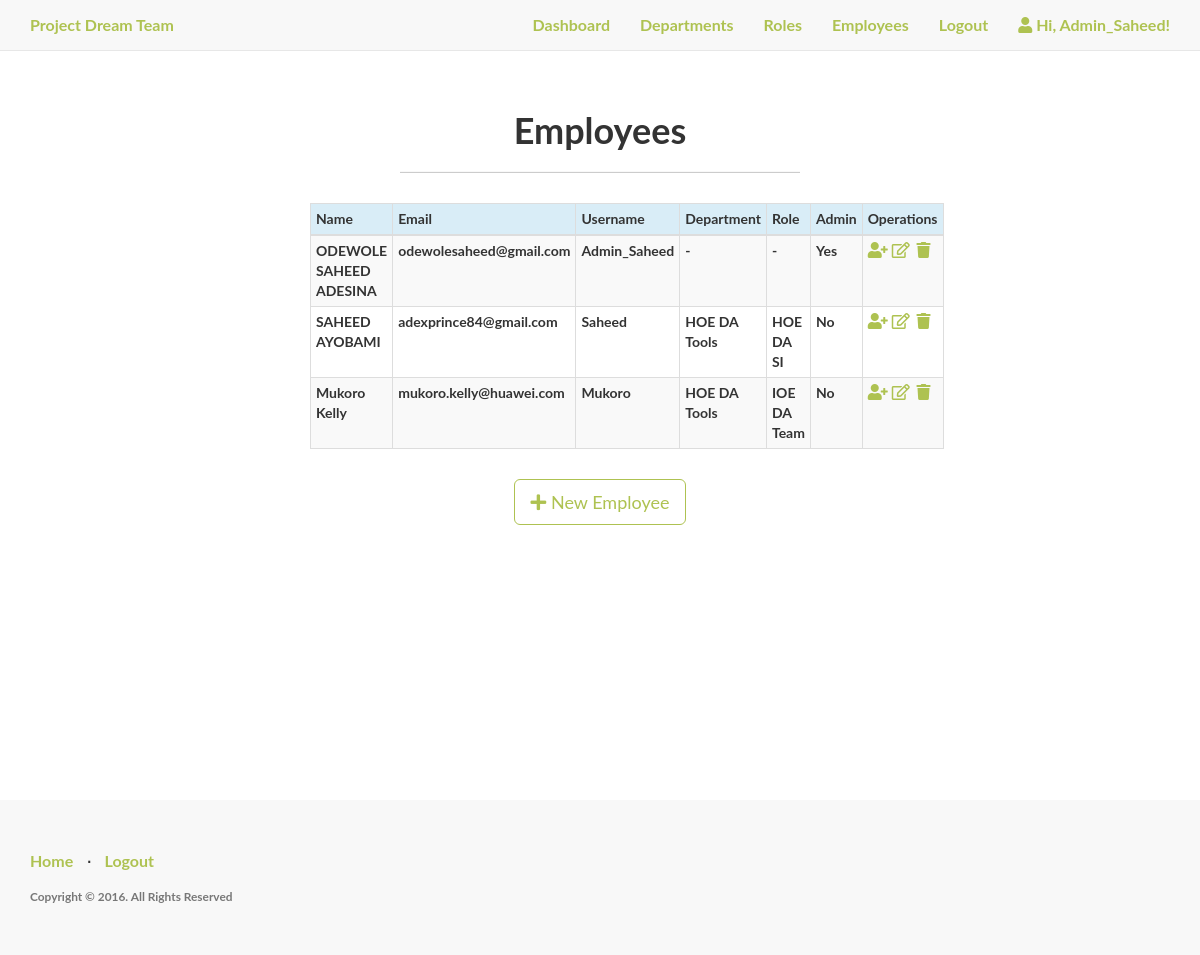
/admin/employee (signed in), run on the app's committed database.
### app.py (models this page shows, shortened)
class employee(db.Model):
	id = db.Column("id",db.Integer,primary_key=True)
	email = db.Column(db.String(100))
	fullname = db.Column(db.String(100))
	uname = db.Column(db.String(100))
	pswd = db.Column(db.String(100))
	department = db.Column(db.String(200))
	role = db.Column(db.String(100))

### app.py (the view)
@app.route("/admin/employee")
def employees():
	if "user" in session:
		if "Admin" in session["user"]:
			user = session["user"]
			return render_template("employee.html",user=user, employees=employee.query.all())
		else:
			flash(f'Permission Denied!','error')
			return redirect(url_for("login"))
	else:
		flash(f'You are not logged in!','error')
		return redirect(url_for("login"))

### templates/employee.html (shortened to what this page needs)
{% extends "base_dashboard.html" %}
{% block body %}
<div class="content-section">
  <div class="outer">
    <div class="middle">
      <div class="inner">
        <br/>
        <br/>
        <h1 style="text-align:center;">Employees</h1>
        {% if employees %}
          <hr class="intro-divider">
          <div class="center">
            <table class="table table-striped table-bordered table-condensed table-hover">
              <thead>
                <tr class="info">
                  <th> Name </th>
                  <th> Email </th>
                  <th> Username </th>
                  <th> Department </th>
                  <th> Role </th>
                  <th> Admin </th>
                  <th> Operations </th>
                </tr>
              </thead>
              <tbody>
              {% for employee in employees %}
              <tr>
                <td> {{ employee.fullname }} </td>
                <td> {{ employee.email }} </td>
                <td> {{ employee.uname }} </td>
                {% if employee.department %}
                  <td> {{ employee.department }} </td>
                {% else %}
                  <td> - </td>
                {% endif %}
                {% if employee.role %}
                  <td> {{ employee.role }} </td>
                {% else %}
                  <td> - </td>
                {% endif %}
                {% if 'Admin' in employee.uname %}
                  <td> Yes </td>
                {% else %}
                  <td> No </td>
                {% endif %}
                <td>
                    <a href="/admin/department/assign/{{ employee.uname }}" class="fa fa-user-plus" title="Assign">&nbsp;
                    </a><a href="" class="far fa-edit" title="Edit"></a>&nbsp;
                    <a href="" class="fa fa-trash" title="Delete"></a>
                </td>
            </tr>
            {% endfor %}
            </tbody>
            </table>
            </div>
        {% else %}
          <div style="text-align: center">
            <h3> No Employee have been added. </h3>
            <hr class="intro-divider">
          </div>
        {% endif %}
          <div style="text-align: center">
            <a href="" class="btn btn-default btn-lg">
            <i class="fa fa-plus"></i> New Employee </a>
          </div>
        </div>
      </div>
    </div>
  </div>
</div>
{% endblock %}

### templates/base_dashboard.html (shortened to what this page needs)
<!DOCTYPE html>
<html lang="en">
<head>
    <link rel="stylesheet" href="https://maxcdn.bootstrapcdn.com/bootstrap/3.4.1/css/bootstrap.min.css">
    <link rel="stylesheet" href="https://use.fontawesome.com/releases/v5.7.0/css/all.css">
</head>
<body>
    <nav class="navbar navbar-default navbar-fixed-top topnav" role="navigation">
        <div class="container topnav">
          <div class="navbar-header">
              <a class="navbar-brand topnav" href="{{ url_for('home') }}">Project Dream Team</a>
          </div>
          <div class="collapse navbar-collapse" id="bs-example-navbar-collapse-1">
            <ul class="nav navbar-nav navbar-right">
                <li><a href="{{ url_for('admin') }}">Dashboard</a></li>
                <li><a href="/admin/department">Departments</a></li>
                <li><a href="/admin/role">Roles</a></li>
                <li><a href="/admin/employee">Employees</a></li>
                <li><a href="{{ url_for('logout') }}">Logout</a></li>
                <li><a><i class="fa fa-user"></i>  Hi, {{ user }}!</a></li>
            </ul>
          </div>
        </div>
    </nav>
    <div class="wrapper">
      {% block body %}
      {% endblock %}
      <div class="push"></div>
    <footer>
        <div class="container">
            <div class="row">
                <div class="col-lg-12">
                    <ul class="list-inline">
                        <li><a href="{{ url_for('home') }}">Home</a></li>
                        <li class="footer-menu-divider">⋅</li>
                        <li><a href="{{ url_for('logout') }}">Logout</a></li>
                    </ul>
                    <p class="copyright text-muted small">Copyright © 2016. All Rights Reserved</p>
                </div>
            </div>
        </div>
    </footer>
    <link rel="stylesheet" href="{{ url_for('static', filename='css/style.css') }}">
</body>
</html>

### static/css/style.css (style rules this page uses)
body, html { width: 100%; height: 100%; }
body, h1, h2, h3 { font-family: "Lato", "Helvetica Neue", Helvetica, Arial, sans-serif; font-weight: 700; }
a, .navbar-default .navbar-brand, .navbar-default .navbar-nav>li>a { color: #aec251; font-size: 16px; }
footer { padding: 50px 0; background-color: #f8f8f8; }
p.copyright { margin: 15px 0 0; }
.btn-default { border-color: #aec251; color: #aec251; }
.center { margin: auto; width: 50%; padding: 10px; }
.content-section { padding: 50px 0; border-top: 1px solid #e7e7e7; }
.footer, .push { clear: both; height: 4em; }
.intro-divider { width: 400px; border-top: 1px solid #f8f8f8; border-bottom: 1px solid rgba(0,0,0,0.2); }
.topnav { font-size: 14px; }
.wrapper { min-height: 100%; height: auto !important; height: 100%; margin: 0 auto -4em; }

### data on the page
employee: uname "Admin_Saheed", fullname "ODEWOLE SAHEED ADESINA", email "odewolesaheed@gmail.com", shows "Yes"
employee: fullname "SAHEED AYOBAMI", email "adexprince84@gmail.com", uname "Saheed", department "HOE DA Tools", role "HOE DA SI", shows "No"
employee: fullname "Mukoro Kelly", email "mukoro.kelly@huawei.com", uname "Mukoro", department "HOE DA Tools", role "IOE DA Team", shows "No"
